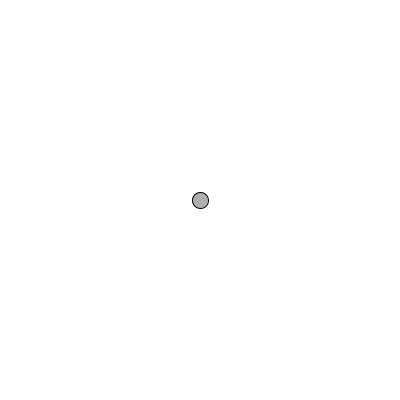
Frame 1 (no input)
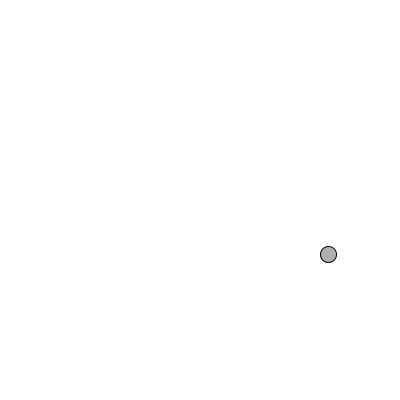
Frame 60 (the mouse pressed at the canvas centre just before this capture)
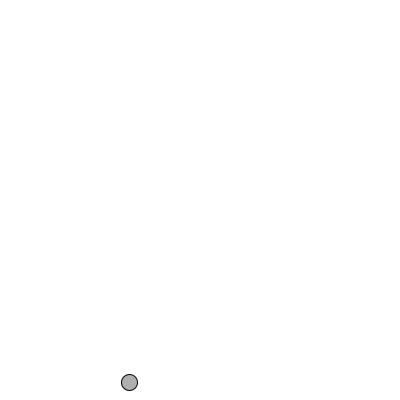
Frame 120 (the mouse held since frame 60 and released just before this capture)

The Processing sketch that drew these frames (run headless with seeded random() and noise(); from frame 60 on, the mouse is pressed at the canvas centre):

// Processing sketch: s05_moving_particle_basic_P_engine
// ── s05_moving_particle_basic_P_engine.pde
MovingParticle mpart;

void setup() {
  size(400, 400);
  smooth();
  mpart = new MovingParticle(0,0, 0.07,0.03);
}


void draw() {
background(255);

mpart.moveAndUpdate();
mpart.display();
}

// ── MovingParticle.pde
class MovingParticle{
  PVector position;
  PVector velocity;
  PVector acceleration;
  
  float MAX_VELOCITY = 20;
  
  MovingParticle(float vel_x, float vel_y, float acc_x, float acc_y){
    position = new PVector(width/2, height/2);
    velocity = new PVector(vel_x, vel_y);
    acceleration = new PVector(acc_x, acc_y);
  }
  
  void moveAndUpdate(){
    velocity.add(acceleration);
    velocity.limit(MAX_VELOCITY);
    position.add(velocity);
    bounce();
  }
  
  void bounce(){
    if ((position.x>width) || (position.x<0)){
      velocity.x = velocity.x * -1;
      acceleration.x = acceleration.x * -0.6;
    }
    if ((position.y>height) || (position.y<0)){
      velocity.y = velocity.y * -1;
      acceleration.y = acceleration.y * -0.6;
    }
  }
  
  void display(){
    stroke(0);
    fill(175);
    ellipse(position.x, position.y, 16,16);
  }
}
